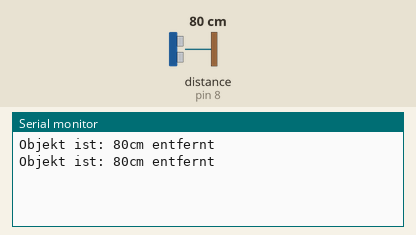
This sketch was run on a simulated Arduino Uno, built with avr-gcc and run on an emulated ATmega328P. On the bench: the last lines printed to the serial monitor. The inputs (shaded band) are chosen by the test bench; at power-on: distance to the obstacle (sensor on pin 8) 80 cm. The echo pulse lasts 58.3 µs per cm.

Above: at 2.2 s.
2.3 s: distance to the obstacle (sensor on pin 8) set to 2 cm
At 3.6 s:
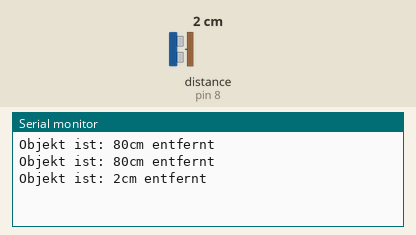
3.8 s: distance to the obstacle (sensor on pin 8) set to 4 cm
At 4.7 s:
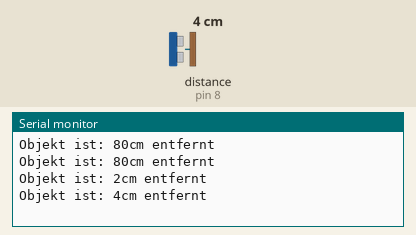
Timing chart, 0 to 6.8 s (numbered marks = the images above; inputs shaded):
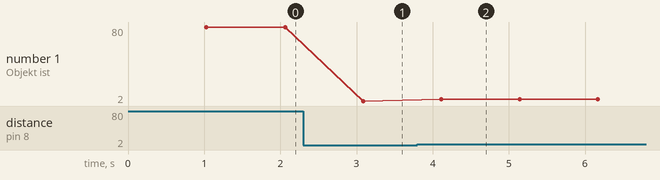

The sketch:

ultrasonic.ino
```cpp
#include "SR04.h"
#define TRIG_PIN 8
#define ECHO_PIN 9
SR04 sr04 = SR04(ECHO_PIN,TRIG_PIN);
long a;

void setup() {
   Serial.begin(9600);
   delay(1000);
}

void loop() {
   a=sr04.Distance();
   Serial.print("Objekt ist: ");
   Serial.print(a);
   Serial.println("cm entfernt");
   delay(1000);
}
```

Measured:
- after the input at 2.3 s, the serial monitor: prints a new line after 0.79 s (image 1)
- after the input at 3.8 s, the serial monitor: prints a new line after 0.31 s (image 2)
- plotted number 1: 80 → 2 after the input at 2.3 s, 2 → 4 after the input at 3.8 s
